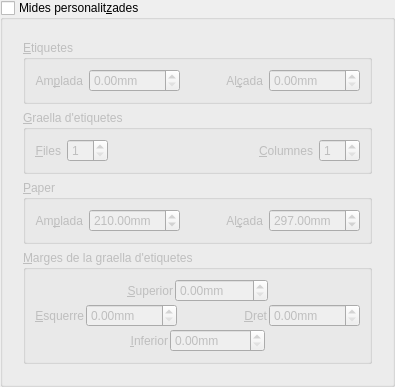
    <widget class="QGroupBox" name="midaPersonalitzada">
     <property name="enabled">
      <bool>true</bool>
     </property>
     <property name="title">
      <string>Mides personalit&amp;zades</string>
     </property>
     <property name="flat">
      <bool>false</bool>
     </property>
     <property name="checkable">
      <bool>true</bool>
     </property>
     <property name="checked">
      <bool>false</bool>
     </property>
     <layout class="QVBoxLayout" name="verticalLayout_7">
      <item>
       <widget class="QFrame" name="frameMidaPersonalitzada">
        <property name="enabled">
         <bool>false</bool>
        </property>
        <property name="frameShape">
         <enum>QFrame::NoFrame</enum>
        </property>
        <property name="frameShadow">
         <enum>QFrame::Sunken</enum>
        </property>
        <property name="lineWidth">
         <number>0</number>
        </property>
        <layout class="QVBoxLayout" name="verticalLayout_3">
         <item>
          <layout class="QVBoxLayout" name="verticalLayout_2">
           <property name="sizeConstraint">
            <enum>QLayout::SetFixedSize</enum>
           </property>
           <item>
            <widget class="QGroupBox" name="groupBox_4">
             <property name="title">
              <string>&amp;Etiquetes</string>
             </property>
             <layout class="QVBoxLayout" name="verticalLayout_4">
              <item>
               <layout class="QHBoxLayout" name="horizontalLayout_6">
                <item>
                 <widget class="QLabel" name="label_4">
                  <property name="text">
                   <string>Am&amp;plada</string>
                  </property>
                  <property name="alignment">
                   <set>Qt::AlignRight|Qt::AlignTrailing|Qt::AlignVCenter</set>
                  </property>
                  <property name="buddy">
                   <cstring>ample</cstring>
                  </property>
                 </widget>
                </item>
                <item>
                 <widget class="QDoubleSpinBox" name="ample">
                  <property name="sizePolicy">
                   <sizepolicy hsizetype="Expanding" vsizetype="Fixed">
                    <horstretch>0</horstretch>
                    <verstretch>0</verstretch>
                   </sizepolicy>
                  </property>
                  <property name="suffix">
                   <string>mm</string>
                  </property>
                  <property name="maximum">
                   <double>9999.000000000000000</double>
                  </property>
                 </widget>
                </item>
                <item>
                 <spacer name="horizontalSpacer_8">
                  <property name="orientation">
                   <enum>Qt::Horizontal</enum>
                  </property>
                  <property name="sizeHint" stdset="0">
                   <size>
                    <width>40</width>
                    <height>20</height>
                   </size>
                  </property>
                 </spacer>
                </item>
                <item>
                 <widget class="QLabel" name="label_7">
                  <property name="text">
                   <string>Al&amp;çada</string>
                  </property>
                  <property name="alignment">
                   <set>Qt::AlignRight|Qt::AlignTrailing|Qt::AlignVCenter</set>
                  </property>
                  <property name="buddy">
                   <cstring>alt</cstring>
                  </property>
                 </widget>
                </item>
                <item>
                 <widget class="QDoubleSpinBox" name="alt">
                  <property name="sizePolicy">
                   <sizepolicy hsizetype="Expanding" vsizetype="Fixed">
                    <horstretch>0</horstretch>
                    <verstretch>0</verstretch>
                   </sizepolicy>
                  </property>
                  <property name="suffix">
                   <string>mm</string>
                  </property>
                  <property name="maximum">
                   <double>9999.000000000000000</double>
                  </property>
                 </widget>
                </item>
               </layout>
              </item>
             </layout>
            </widget>
           </item>
           <item>
            <widget class="QGroupBox" name="groupBox_3">
             <property name="title">
              <string>&amp;Graella d'etiquetes</string>
             </property>
             <layout class="QVBoxLayout" name="verticalLayout_6">
              <item>
               <layout class="QHBoxLayout" name="horizontalLayout_5">
                <item>
                 <widget class="QLabel" name="label_29">
                  <property name="text">
                   <string>&amp;Files</string>
                  </property>
                  <property name="alignment">
                   <set>Qt::AlignRight|Qt::AlignTrailing|Qt::AlignVCenter</set>
                  </property>
                  <property name="buddy">
                   <cstring>numfiles</cstring>
                  </property>
                 </widget>
                </item>
                <item>
                 <widget class="QSpinBox" name="numfiles">
                  <property name="minimum">
                   <number>1</number>
                  </property>
                 </widget>
                </item>
                <item>
                 <spacer name="horizontalSpacer_9">
                  <property name="orientation">
                   <enum>Qt::Horizontal</enum>
                  </property>
                  <property name="sizeHint" stdset="0">
                   <size>
                    <width>40</width>
                    <height>20</height>
                   </size>
                  </property>
                 </spacer>
                </item>
                <item>
                 <widget class="QLabel" name="label_30">
                  <property name="text">
                   <string>&amp;Columnes</string>
                  </property>
                  <property name="alignment">
                   <set>Qt::AlignRight|Qt::AlignTrailing|Qt::AlignVCenter</set>
                  </property>
                  <property name="buddy">
                   <cstring>numcols</cstring>
                  </property>
                 </widget>
                </item>
                <item>
                 <widget class="QSpinBox" name="numcols">
                  <property name="minimum">
                   <number>1</number>
                  </property>
                 </widget>
                </item>
               </layout>
              </item>
             </layout>
            </widget>
           </item>
           <item>
            <widget class="QGroupBox" name="groupBox_5">
             <property name="title">
              <string>&amp;Paper</string>
             </property>
             <layout class="QVBoxLayout" name="verticalLayout_5">
              <item>
               <layout class="QHBoxLayout" name="horizontalLayout_7">
                <item>
                 <widget class="QLabel" name="label_31">
                  <property name="text">
                   <string>Am&amp;plada</string>
                  </property>
                  <property name="alignment">
                   <set>Qt::AlignRight|Qt::AlignTrailing|Qt::AlignVCenter</set>
                  </property>
                  <property name="buddy">
                   <cstring>amplePaper</cstring>
                  </property>
                 </widget>
                </item>
                <item>
                 <widget class="QDoubleSpinBox" name="amplePaper">
                  <property name="sizePolicy">
                   <sizepolicy hsizetype="Expanding" vsizetype="Fixed">
                    <horstretch>0</horstretch>
                    <verstretch>0</verstretch>
                   </sizepolicy>
                  </property>
                  <property name="suffix">
                   <string>mm</string>
                  </property>
                  <property name="maximum">
                   <double>9999.989999999999782</double>
                  </property>
                  <property name="value">
                   <double>210.000000000000000</double>
                  </property>
                 </widget>
                </item>
                <item>
                 <spacer name="horizontalSpacer_7">
                  <property name="orientation">
                   <enum>Qt::Horizontal</enum>
                  </property>
                  <property name="sizeHint" stdset="0">
                   <size>
                    <width>40</width>
                    <height>20</height>
                   </size>
                  </property>
                 </spacer>
                </item>
                <item>
                 <widget class="QLabel" name="label_28">
                  <property name="text">
                   <string>Al&amp;çada</string>
                  </property>
                  <property name="alignment">
                   <set>Qt::AlignRight|Qt::AlignTrailing|Qt::AlignVCenter</set>
                  </property>
                  <property name="buddy">
                   <cstring>altPaper</cstring>
                  </property>
                 </widget>
                </item>
                <item>
                 <widget class="QDoubleSpinBox" name="altPaper">
                  <property name="sizePolicy">
                   <sizepolicy hsizetype="Expanding" vsizetype="Fixed">
                    <horstretch>0</horstretch>
                    <verstretch>0</verstretch>
                   </sizepolicy>
                  </property>
                  <property name="suffix">
                   <string>mm</string>
                  </property>
                  <property name="maximum">
                   <double>9999.000000000000000</double>
                  </property>
                  <property name="value">
                   <double>297.000000000000000</double>
                  </property>
                 </widget>
                </item>
               </layout>
              </item>
             </layout>
            </widget>
           </item>
           <item>
            <widget class="QGroupBox" name="groupBox_2">
             <property name="sizePolicy">
              <sizepolicy hsizetype="Preferred" vsizetype="Preferred">
               <horstretch>0</horstretch>
               <verstretch>0</verstretch>
              </sizepolicy>
             </property>
             <property name="title">
              <string>&amp;Marges de la graella d'etiquetes</string>
             </property>
             <layout class="QHBoxLayout" name="horizontalLayout_8">
              <item>
               <layout class="QVBoxLayout" name="verticalLayout">
                <property name="spacing">
                 <number>2</number>
                </property>
                <item>
                 <layout class="QHBoxLayout" name="horizontalLayout">
                  <item>
                   <spacer name="horizontalSpacer">
                    <property name="orientation">
                     <enum>Qt::Horizontal</enum>
                    </property>
                    <property name="sizeHint" stdset="0">
                     <size>
                      <width>40</width>
                      <height>20</height>
                     </size>
                    </property>
                   </spacer>
                  </item>
                  <item>
                   <widget class="QLabel" name="label_5">
                    <property name="text">
                     <string>&amp;Superior</string>
                    </property>
                    <property name="alignment">
                     <set>Qt::AlignRight|Qt::AlignTrailing|Qt::AlignVCenter</set>
                    </property>
                    <property name="buddy">
                     <cstring>margeSuperior</cstring>
                    </property>
                   </widget>
                  </item>
                  <item>
                   <widget class="QDoubleSpinBox" name="margeSuperior">
                    <property name="sizePolicy">
                     <sizepolicy hsizetype="Expanding" vsizetype="Fixed">
                      <horstretch>0</horstretch>
                      <verstretch>0</verstretch>
                     </sizepolicy>
                    </property>
                    <property name="suffix">
                     <string>mm</string>
                    </property>
                    <property name="maximum">
                     <double>9999.989999999999782</double>
                    </property>
                   </widget>
                  </item>
                  <item>
                   <spacer name="horizontalSpacer_2">
                    <property name="orientation">
                     <enum>Qt::Horizontal</enum>
                    </property>
                    <property name="sizeHint" stdset="0">
                     <size>
                      <width>40</width>
                      <height>20</height>
                     </size>
                    </property>
                   </spacer>
                  </item>
                 </layout>
                </item>
                <item>
                 <layout class="QHBoxLayout" name="horizontalLayout_2">
                  <item>
                   <widget class="QLabel" name="label_8">
                    <property name="sizePolicy">
                     <sizepolicy hsizetype="Minimum" vsizetype="Preferred">
                      <horstretch>0</horstretch>
                      <verstretch>0</verstretch>
                     </sizepolicy>
                    </property>
                    <property name="text">
                     <string>&amp;Esquerre</string>
                    </property>
                    <property name="alignment">
                     <set>Qt::AlignRight|Qt::AlignTrailing|Qt::AlignVCenter</set>
                    </property>
                    <property name="buddy">
                     <cstring>margeEsquerre</cstring>
                    </property>
                   </widget>
                  </item>
                  <item>
                   <widget class="QDoubleSpinBox" name="margeEsquerre">
                    <property name="sizePolicy">
                     <sizepolicy hsizetype="Expanding" vsizetype="Fixed">
                      <horstretch>0</horstretch>
                      <verstretch>0</verstretch>
                     </sizepolicy>
                    </property>
                    <property name="suffix">
                     <string>mm</string>
                    </property>
                    <property name="maximum">
                     <double>9999.989999999999782</double>
                    </property>
                   </widget>
                  </item>
                  <item>
                   <spacer name="horizontalSpacer_12">
                    <property name="orientation">
                     <enum>Qt::Horizontal</enum>
                    </property>
                    <property name="sizeHint" stdset="0">
                     <size>
                      <width>40</width>
                      <height>20</height>
                     </size>
                    </property>
                   </spacer>
                  </item>
                  <item>
                   <widget class="QLabel" name="label_9">
                    <property name="sizePolicy">
                     <sizepolicy hsizetype="Minimum" vsizetype="Preferred">
                      <horstretch>0</horstretch>
                      <verstretch>0</verstretch>
                     </sizepolicy>
                    </property>
                    <property name="text">
                     <string>&amp;Dret</string>
                    </property>
                    <property name="alignment">
                     <set>Qt::AlignRight|Qt::AlignTrailing|Qt::AlignVCenter</set>
                    </property>
                    <property name="buddy">
                     <cstring>margeDret</cstring>
                    </property>
                   </widget>
                  </item>
                  <item>
                   <widget class="QDoubleSpinBox" name="margeDret">
                    <property name="sizePolicy">
                     <sizepolicy hsizetype="Expanding" vsizetype="Fixed">
                      <horstretch>0</horstretch>
                      <verstretch>0</verstretch>
                     </sizepolicy>
                    </property>
                    <property name="suffix">
                     <string>mm</string>
                    </property>
                    <property name="maximum">
                     <double>9999.989999999999782</double>
                    </property>
                   </widget>
                  </item>
                 </layout>
                </item>
                <item>
                 <layout class="QHBoxLayout" name="horizontalLayout_3">
                  <item>
                   <spacer name="horizontalSpacer_3">
                    <property name="orientation">
                     <enum>Qt::Horizontal</enum>
                    </property>
                    <property name="sizeHint" stdset="0">
                     <size>
                      <width>40</width>
                      <height>20</height>
                     </size>
                    </property>
                   </spacer>
                  </item>
                  <item>
                   <widget class="QLabel" name="label_6">
                    <property name="text">
                     <string>&amp;Inferior</string>
                    </property>
                    <property name="alignment">
                     <set>Qt::AlignRight|Qt::AlignTrailing|Qt::AlignVCenter</set>
                    </property>
                    <property name="buddy">
                     <cstring>margeInferior</cstring>
                    </property>
                   </widget>
                  </item>
                  <item>
                   <widget class="QDoubleSpinBox" name="margeInferior">
                    <property name="sizePolicy">
                     <sizepolicy hsizetype="Expanding" vsizetype="Fixed">
                      <horstretch>0</horstretch>
                      <verstretch>0</verstretch>
                     </sizepolicy>
                    </property>
                    <property name="suffix">
                     <string>mm</string>
                    </property>
                    <property name="maximum">
                     <double>9999.989999999999782</double>
                    </property>
                   </widget>
                  </item>
                  <item>
                   <spacer name="horizontalSpacer_4">
                    <property name="orientation">
                     <enum>Qt::Horizontal</enum>
                    </property>
                    <property name="sizeHint" stdset="0">
                     <size>
                      <width>40</width>
                      <height>20</height>
                     </size>
                    </property>
                   </spacer>
                  </item>
                 </layout>
                </item>
               </layout>
              </item>
             </layout>
            </widget>
           </item>
          </layout>
         </item>
        </layout>
       </widget>
      </item>
     </layout>
    </widget>
